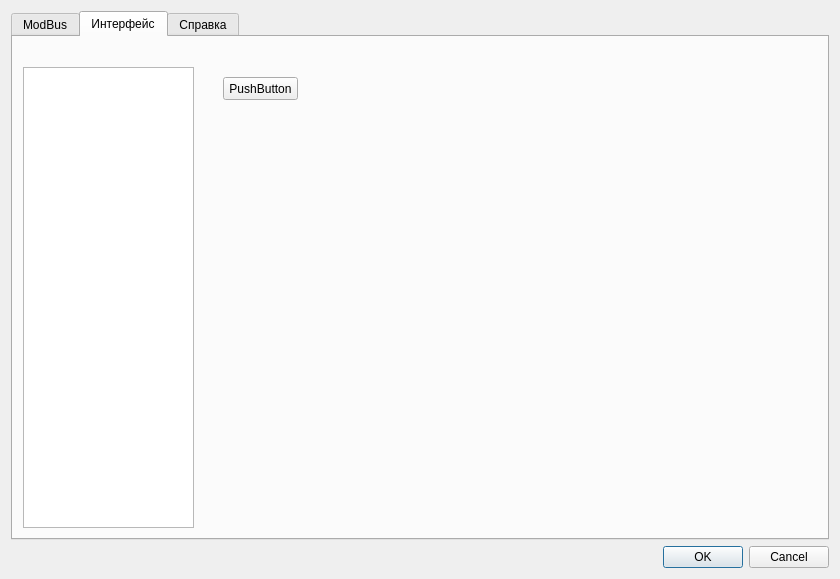
<?xml version="1.0" encoding="UTF-8"?>
<ui version="4.0">
 <class>DialogSettings</class>
 <widget class="QDialog" name="DialogSettings">
  <property name="geometry">
   <rect>
    <x>0</x>
    <y>0</y>
    <width>840</width>
    <height>579</height>
   </rect>
  </property>
  <property name="windowTitle">
   <string>Dialog</string>
  </property>
  <layout class="QGridLayout" name="gridLayout">
   <item row="2" column="0">
    <widget class="QDialogButtonBox" name="buttonBox">
     <property name="orientation">
      <enum>Qt::Horizontal</enum>
     </property>
     <property name="standardButtons">
      <set>QDialogButtonBox::Cancel|QDialogButtonBox::Ok</set>
     </property>
    </widget>
   </item>
   <item row="1" column="0">
    <widget class="QTabWidget" name="tabWidget">
     <property name="currentIndex">
      <number>1</number>
     </property>
     <widget class="QWidget" name="tab">
      <attribute name="title">
       <string>ModBus</string>
      </attribute>
      <widget class="QGroupBox" name="groupBox">
       <property name="geometry">
        <rect>
         <x>10</x>
         <y>10</y>
         <width>441</width>
         <height>391</height>
        </rect>
       </property>
       <property name="title">
        <string>Адресация</string>
       </property>
       <widget class="QTableWidget" name="twAddr">
        <property name="geometry">
         <rect>
          <x>10</x>
          <y>20</y>
          <width>411</width>
          <height>361</height>
         </rect>
        </property>
        <attribute name="horizontalHeaderStretchLastSection">
         <bool>true</bool>
        </attribute>
       </widget>
      </widget>
     </widget>
     <widget class="QWidget" name="tab_2">
      <attribute name="title">
       <string>Интерфейс</string>
      </attribute>
      <widget class="QListWidget" name="listWidget">
       <property name="geometry">
        <rect>
         <x>10</x>
         <y>30</y>
         <width>171</width>
         <height>461</height>
        </rect>
       </property>
      </widget>
      <widget class="QPushButton" name="pushButton">
       <property name="geometry">
        <rect>
         <x>210</x>
         <y>40</y>
         <width>75</width>
         <height>23</height>
        </rect>
       </property>
       <property name="text">
        <string>PushButton</string>
       </property>
      </widget>
     </widget>
     <widget class="QWidget" name="tab_3">
      <attribute name="title">
       <string>Справка</string>
      </attribute>
     </widget>
    </widget>
   </item>
  </layout>
 </widget>
 <resources/>
 <connections>
  <connection>
   <sender>buttonBox</sender>
   <signal>accepted()</signal>
   <receiver>DialogSettings</receiver>
   <slot>accept()</slot>
   <hints>
    <hint type="sourcelabel">
     <x>248</x>
     <y>254</y>
    </hint>
    <hint type="destinationlabel">
     <x>157</x>
     <y>274</y>
    </hint>
   </hints>
  </connection>
  <connection>
   <sender>buttonBox</sender>
   <signal>rejected()</signal>
   <receiver>DialogSettings</receiver>
   <slot>reject()</slot>
   <hints>
    <hint type="sourcelabel">
     <x>316</x>
     <y>260</y>
    </hint>
    <hint type="destinationlabel">
     <x>286</x>
     <y>274</y>
    </hint>
   </hints>
  </connection>
 </connections>
</ui>
